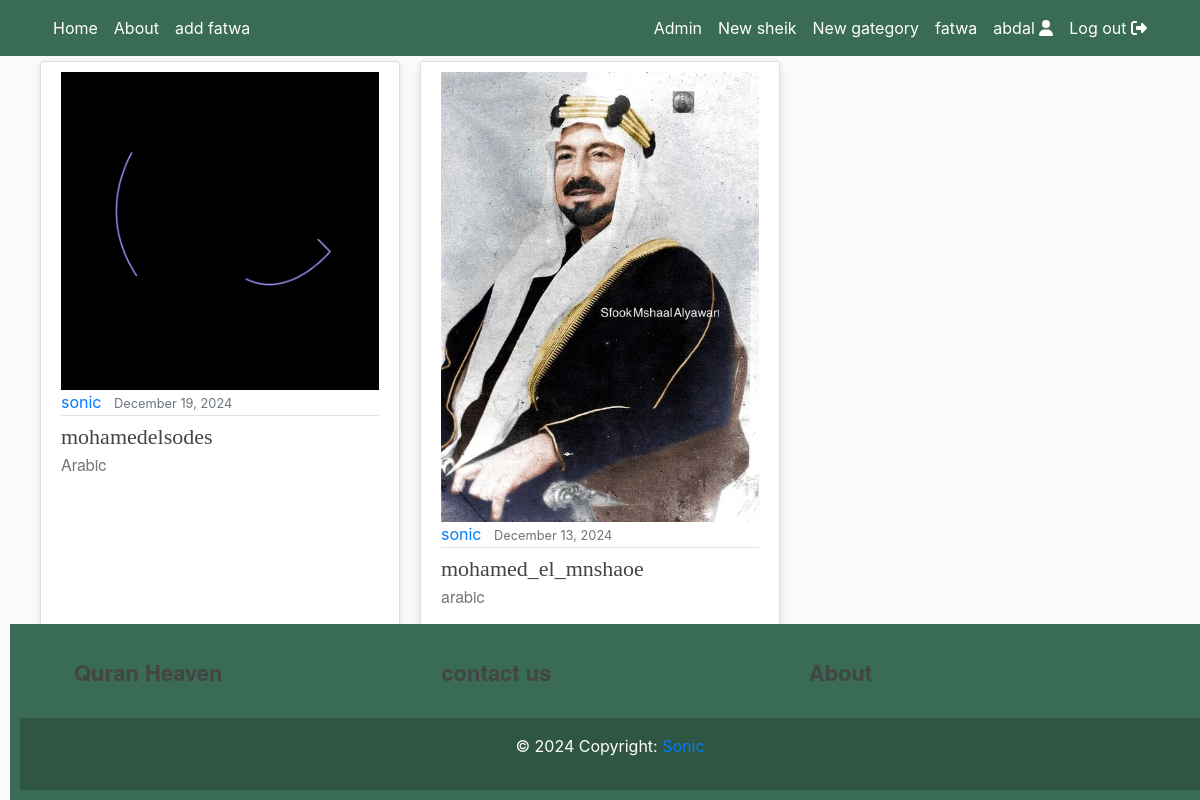
The page / (signed in) on the database as committed earlier.
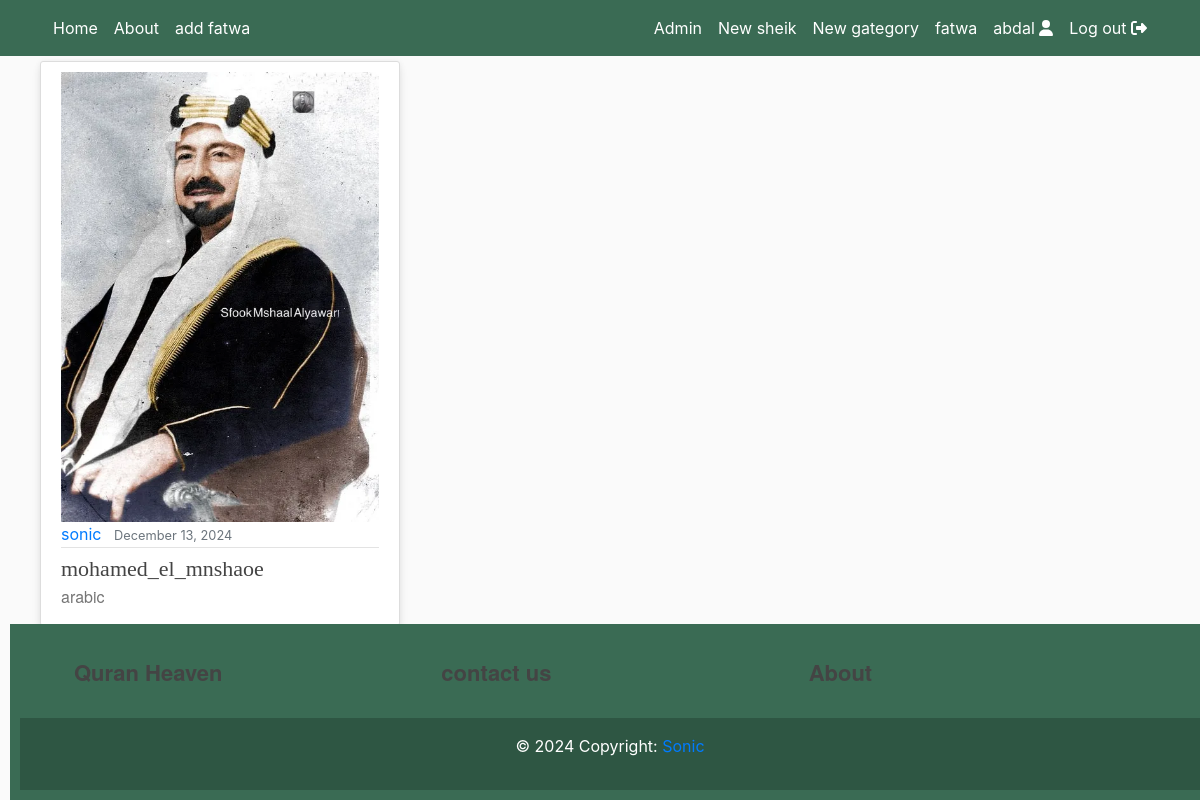
The same page on the database as committed later.
### quran/models.py (models this page shows, shortened)
class CustomUser(AbstractUser):
    def image_upload_to(self, instance=None):
        if instance:
            return os.path.join("Users", self.username, instance)
        return None
    email = models.EmailField(unique=True)
    status = models.CharField(max_length=100, default='regular')
    description = models.TextField("Description", max_length=600, default='', blank=True)
    image = models.ImageField(default='default/user.jpg', upload_to=image_upload_to)
    def __str__(self):
        return self.username

class ArticleSeries(models.Model):
    def image_upload_to(self, instance=None):
        if instance:
            return os.path.join("ArticleSeries", slugify(self.slug), instance)
        return None
    title = models.CharField(max_length=200)
    subtitle = models.CharField(max_length=200, default="", blank=True)
    slug = models.SlugField("Sheik slug", null=False, blank=False, unique=True)
    published = models.DateTimeField("Date published", default=timezone.now)
    author = models.ForeignKey(get_user_model(), default=1, on_delete=models.SET_DEFAULT)
    image = models.ImageField(default='default/no_image.jpg', upload_to=image_upload_to ,max_length=255)
    class Meta:
        verbose_name_plural = "Series"
        ordering = ['-published']

### quran/views.py (the view)
# urls.py: path('', home_view, name='home'),
@login_required
def home_view(request):
    matching_series = ArticleSeries.objects.all()
    return render(
        request=request,
        template_name='home.html',
        context={"objects": matching_series
                ,'type': 'series'},
        )

### quran/templates/home.html (shortened to what this page needs)
{% extends "header.html" %}
{% block content %}
    <div class="row display-flex justify-content-start">
    {% for object in objects %}
        <div class="col-lg-4 col-md-6 col-sm-12 mobiledevice">
            <article class="media content-section customhover" style="height: 95%;">
                <div class="media-body">
                    <a href="/{{object.slug}}">
                        <div class="aspect-ratio-box">
                            <img class="img-fluid" src="{{ object.image.url }}">
                        </div>
                    </a>
                    <div class="article-metadata">
                        <a class='mr-2' href="{% url 'profile' object.author %}">{{ object.author }}</a>
                        <small class="text-muted">{{ object.published|date:"F d, Y" }}</small>
                    </div>
                    <div>
                        <a class="article-title line-clamp-2 title-style" style="font-size: 22px" href="/{{object.slug}}">
                            {{ object.title }}
                        </a>
                        <a href="/{{object.slug}}" style="text-decoration: none;">
                            <p class="article-content line-clamp-5 subtitle-style">{{ object.subtitle }}</p>
                        </a>
                    </div>
                </div>
            </article>
        </div>
    {% endfor %}
    </div>
{% endblock content %}

### quran/templates/header.html (shortened to what this page needs)
{% load static %}
{% block blockname %}
<!DOCTYPE html>
<html>
<head>
    <link rel="stylesheet" href="https://cdn.jsdelivr.net/npm/bootstrap@4.6.0/dist/css/bootstrap.min.css"
>
    <link href="{% static 'fontawesomefree/css/all.min.css' %}" rel="stylesheet" type="text/css">
    <link rel="stylesheet" type="text/css" href="/static/account/main/main.css">
</head>
<body>
    {% include 'navbar.html' %}
    <main role="main" class="container-xl">
        <div class="row">
            <div class="col-lg-12 col-md-12-p-0 col-sm-12">
                {% block content %}
                {% endblock %}
            </div>
        </div>
    </main>
</body>
</html>
<footer>
    <br>
    <br>
    <br>
    <br>
    <br>
    <br>
    <br>
    <br>
    <br>
    <br>
    <br>
    <br>
    <br>
    <br>
    {% include 'footer.html' %}
    </footer>
{% endblock %}

### quran/templates/navbar.html (shortened to what this page needs)
<header class="site-header" style="margin-bottom: 5px">
    <nav class="navbar navbar-expand-md navbar-color">
        <div class="container">
            <div class="navbar-nav">
                <a class="nav-item nav-link" href="/">Home</a>
            </div>
            <div class="collapse navbar-collapse" id="navbarToggle">
                <div class="navbar-nav mr-auto">
                    <a class="nav-item nav-link" href="{%url 'about'%}">About</a>
                    <a class="nav-item nav-link" href="{%url 'submit_fatwa'%}">add fatwa</a>
                </div>
                <div class="navbar-nav">
                    {% if user.is_authenticated %}
                        {% if user.is_superuser %}
                            <a class="nav-item nav-link" href="admin/">Admin</a>
                            <a class="nav-item nav-link" href="{% url 'series-create' %}">New sheik</a>
                            <a class="nav-item nav-link" href="{% url 'post-create' %}">New gategory</a>
                            <a class="nav-item nav-link" href="{%url 'fatwa_list'%}">fatwa</a>
                        {% endif %}
                        <a class="nav-item nav-link" href="{% url 'profile' user.username %}">
                            {{user.username}} <i class="fas fa-user"></i>
                        </a>
                        <a class="nav-item nav-link" href="{% url 'logout' %}">
                            Log out <i class="fas fa-sign-out-alt"></i>
                        </a>
                    {% endif %}
                </div>
            </div>
        </div>
    </nav>
</header>

### quran/templates/footer.html (shortened to what this page needs)
<footer class="footer-color text-center footer-text">
    <div class="container p-4">
        <div class="row mobiledevice">
            <div class="col-lg-4 col-md-4 col-sm-4 text-left">
                <a href="/">
                    <h4>Quran Heaven</h4>
                </a>
            </div>
            <div class="col-lg-4 col-md-5 col-sm-4 text-left">
                <a href="{%url 'contact'%}"><h4>contact us</h4></a>
            </div>
            <div class="col-lg-4 col-md-4 col-sm-4 text-left">
                <a href="{%url 'about'%}">
                    <h4>About</h4>
                </a>
            </div>
        </div>
    </div>
    <div class="text-center p-3" style="background-color: rgba(0, 0, 0, 0.2);">
        <p>© {% now "Y" %} Copyright:
            <a href="">Sonic</a>
        </p>
    </div>
</footer>

### quran/static/account/main/main.css (style rules this page uses)
:root { --footercolor: #3a6b54; --navbarcolor: #3a6b54; --btncolor: #3a6b54; --socialcolor: #3a6b54; --brightText: #ffffff; }
.navbar-color { background-color: var(--navbarcolor); }
.footer-color { background-color: var(--footercolor); }
body { background: #fafafa; }
h1, h2, h3, h4, h5, h6 { color: #444444; }
.site-header .navbar-nav .nav-link { color: var(--brightText); }
.content-section { background: #ffffff; padding: 10px 20px; border: 1px solid #dddddd; border-radius: 3px; margin-bottom: 20px; }
.article-title { color: #444444; }
.article-content { white-space: pre-line; }
.article-metadata { padding-bottom: 1px; margin-bottom: 4px; border-bottom: 1px solid #e3e3e3 }
.row.display-flex { display: flex; flex-wrap: wrap; }
.row.display-flex > [class*='col-'] { flex-grow: 1; }
.customhover { background: #fff; box-shadow: 0 6px 10px rgba(0,0,0,.08), 0 0 6px rgba(0,0,0,.05); transition: .3s transform cubic-bezier(.155,1.105,.295,1.12),.3s box-shadow,.3s -webkit-transform cubic-bezier(.155,1.105,.295,1.12); cursor: pointer; }
@media screen and (min-width: 600px) { .mobiledevice { padding-left: 10px; padding-right: 10px; } }
.title-style { font-family: fell, Georgia, Cambria, 'Times New Roman', Times, serif !important; }
.subtitle-style { font-family: sohne, 'Helvetica Neue', Helvetica, Arial, sans-serif !important; color: rgba(117, 117, 117, 1) !important; }
.article-style h2, h4 { font-weight: bold; letter-spacing: 0; font-family: sohne, "Helvetica Neue", Helvetica, Arial, sans-serif; font-style: normal; line-height: 28px !important; font-size: 22px !important; }

### quran/templates/home.html (style rules this page uses)
footer { color: white; text-align: center; padding: 10px; position: absolute; bottom: 0; width: 100%; }

### quran/templates/header.html (style rules this page uses)
footer { color: white; text-align: center; padding: 10px; position: absolute; bottom: 0; width: 100%; }

Rows that differ between the two databases and show on the page:
removed ArticleSeries: image (picture), author "sonic", published "December 19, 2024", title "mohamedelsodes", subtitle "Arabic"
